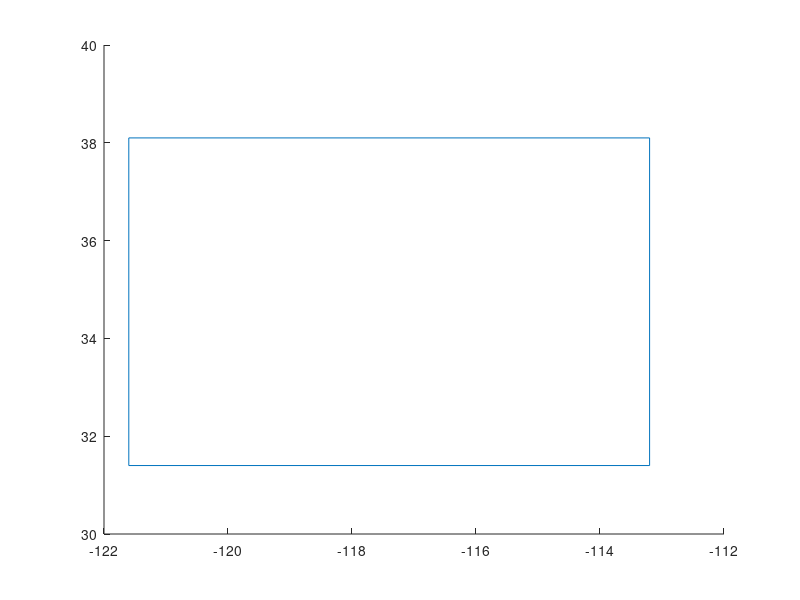
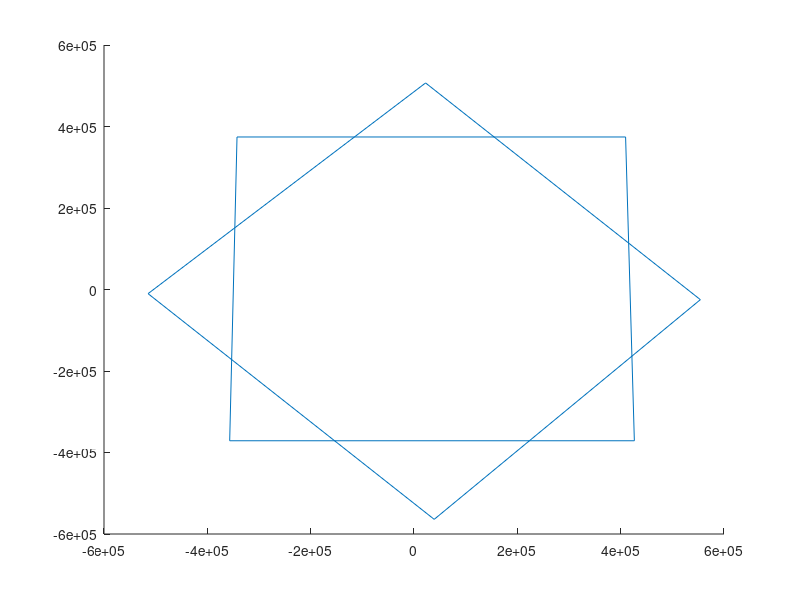
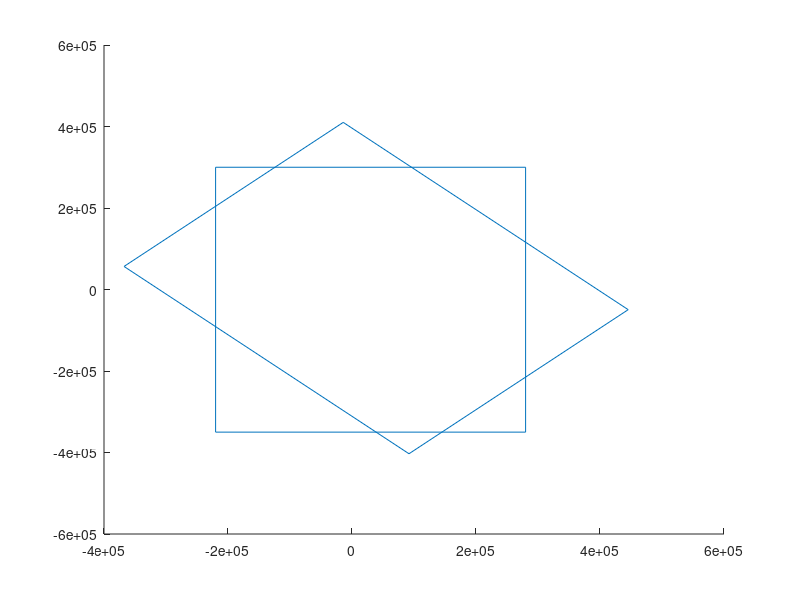
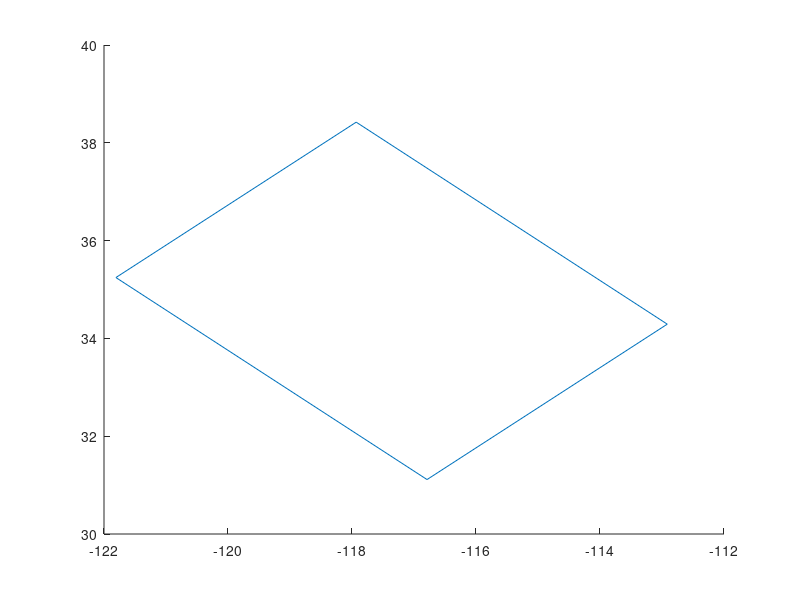

Write the MATLAB code that produced these figures, in order.
clear;
clc;
close all;

%% %%%%%%%%%%%%%%% transfer the degree to meter%%%%%%%%%%%%%%%%%%%%%%%%%%%
%%%%%%%%% set a local center, using the center of the region as local(0,0) 
%  plot_boundary of saf716
figure(1) % figure initial degree

longlat=[-121.6,-113.2,-113.2,-121.6,-121.6;
          31.4,31.4,38.1,38.1,31.4]';
line(longlat(:,1),longlat(:,2));
xy=longlat; % initial xy

    x0=-117.774; y0=34.736; % local(0,0)
for i=1:length(longlat)
    x=longlat(i,1); y=longlat(i,2);
    xy(i,1)=111263*abs(cos((pi/180)*((y+y0)/2)))*(x-x0);
    xy(i,2)=111263*(y-y0);
end

figure(2)% show the meter
line(xy(:,1),xy(:,2)); hold on


%% %%%%%%% rotate 45 degrees clockwise, 320 anticlockwise
%  
d=-45*pi/180;
for i=1:length(xy)
    xn=xy(i,1)*cos(d)-xy(i,2)*sin(d);
    yn=xy(i,1)*sin(d)+xy(i,2)*cos(d);
    xy(i,1)=xn;
    xy(i,2)=yn;
end
line(xy(:,1),xy(:,2))

%% %%%%%%%%%%%%%%transfer  meter to degree%%%%%%%%%%%%%%%%%%%%%%%%%%%%%%%%%
clear;
clc;
%close all;
xy=[-2.2e5,2.8e5,2.8e5,-2.2e5,-2.2e5;
    -3.5e5,-3.5e5,3e5,3e5,-3.5e5]';
figure(3) %
line(xy(:,1),xy(:,2)); hold on

%% first rotate "back" 45 degrees clockwise, 
d=45*pi/180;
for i=1:length(xy)
    xn=xy(i,1)*cos(d)-xy(i,2)*sin(d);
    yn=xy(i,1)*sin(d)+xy(i,2)*cos(d);
    xy(i,1)=xn;
    xy(i,2)=yn;
end
line(xy(:,1),xy(:,2)); hold on

%% transfer meter to degree
    x0=-117.774; y0=34.736; % local(0,0)
for i=1:length(xy)
    longlat(i,2)=y0+xy(i,2)/111263;
    longlat(i,1)=x0+xy(i,1)/(111263*abs(cos((pi/180)*(y0+longlat(i,2))/2)));
end
figure(4)
line(longlat(:,1),longlat(:,2)); hold on


%% %%%%%%%% output for saf627bddegree.txt
% 

fid_ans_out=fopen('saf627bddegree.txt','w');
fprintf(fid_ans_out,'%s\n','> saf627 boundary degree');

for i=1:length(longlat)
    fprintf(fid_ans_out,'%f%c%f\n',longlat(i,1),' ',longlat(i,2));    
end

fclose(fid_ans_out);






